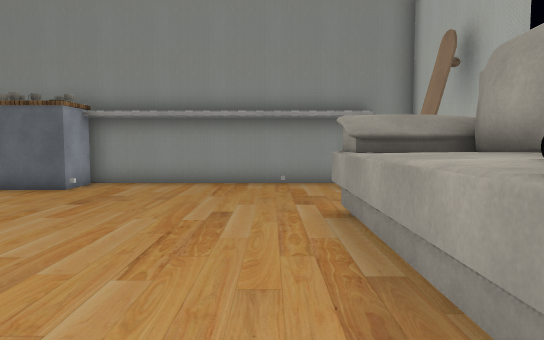
view 1 (above)

18 first-person views from a walk through a Unity game level. The camera is 1.3 m above the floor, tilts 4° down and sees 70° across. The floor is counted in squares, 1 m on a side. Each view is taken from the middle of a square. On the plan, view 1 faces up. The plan holds only what a view shows up to about 16 squares ahead; the rest is blank. The place goes on beyond the plan. The player character is not drawn. Some surface patterns are stand-ins.

view 2
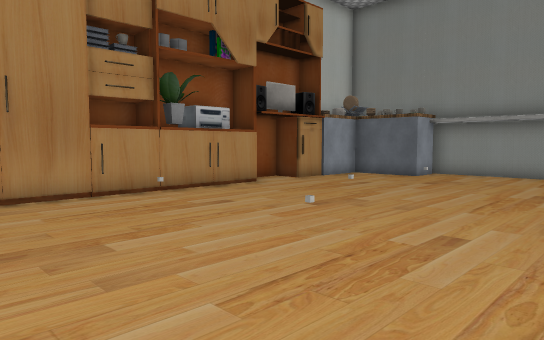

view 3
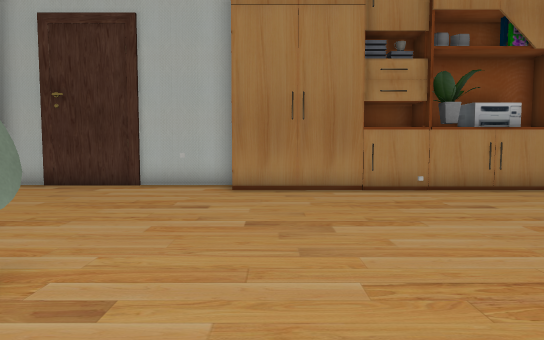

view 4
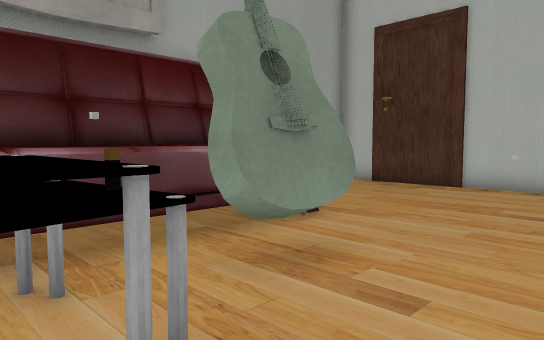

view 5
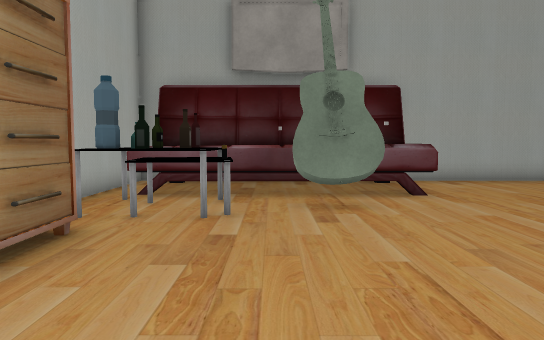

view 6
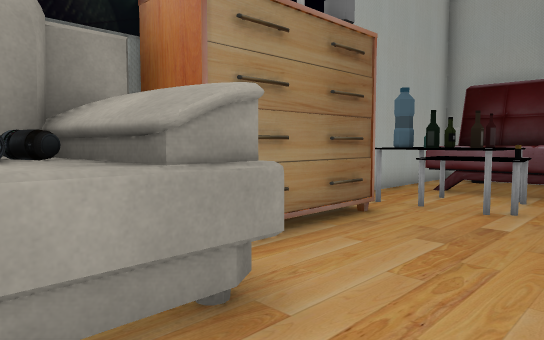

view 7
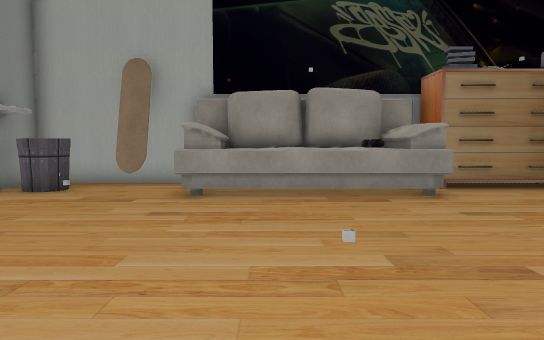

view 8
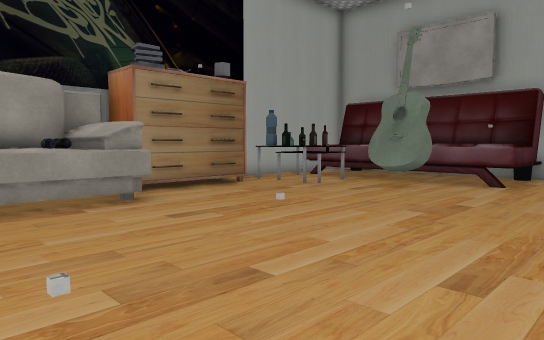

view 9
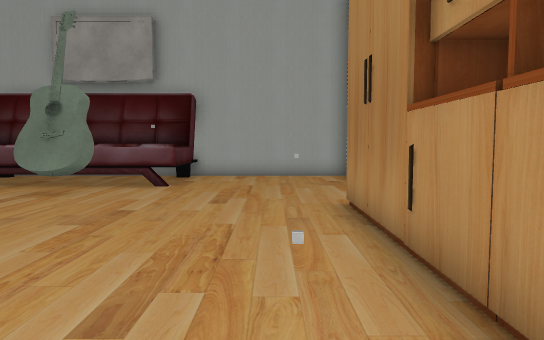

view 10
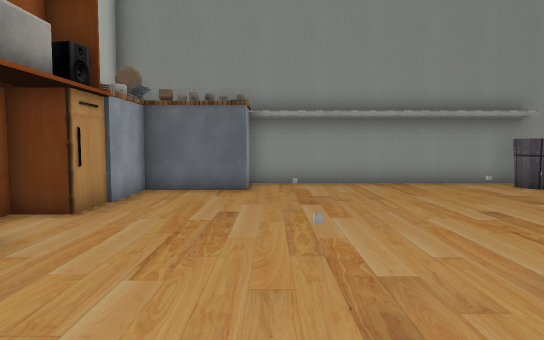

view 11
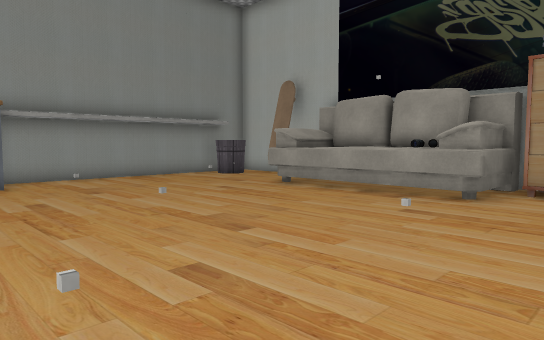

view 12
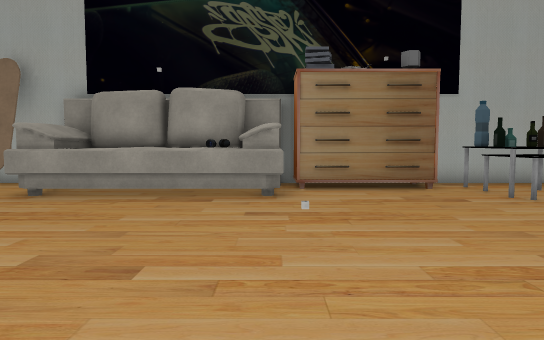

view 13
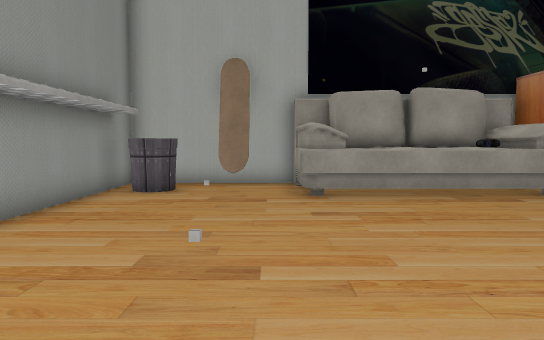

view 14
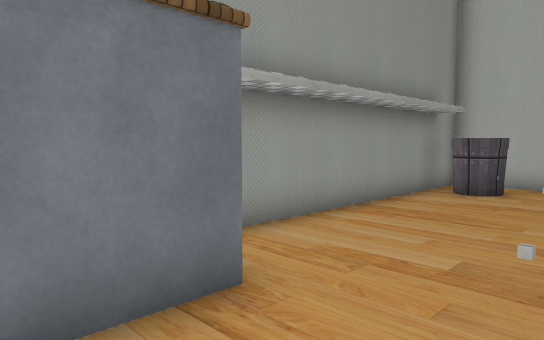

view 15
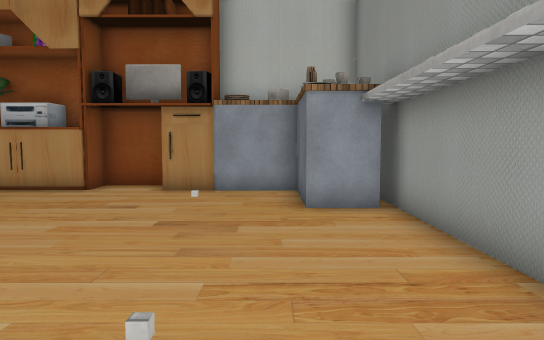

view 16
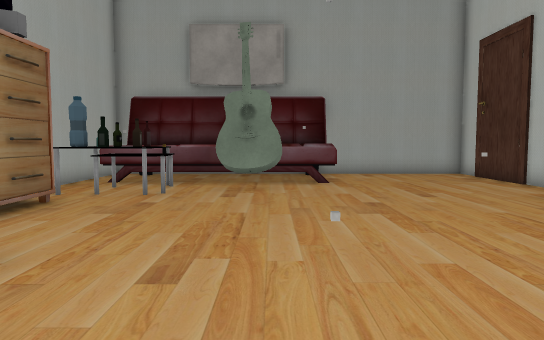

view 17
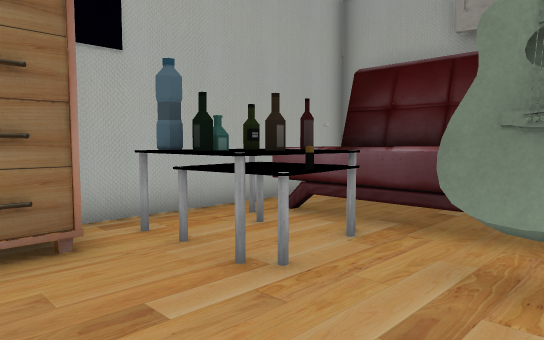

view 18
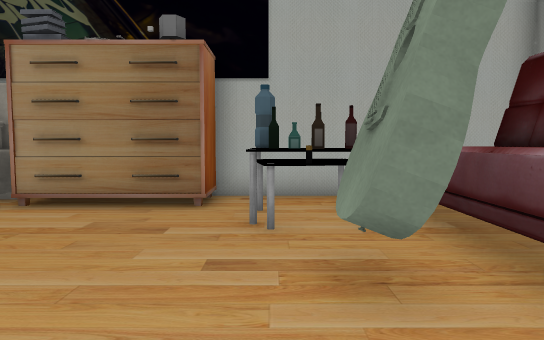

### Floor plan
Points are (right, up) in squares from view 1. A wall is a line through its corners. A room is listed if a view was taken in it or the views show most of it. See-through windows are left out.
Room 1 (views 1, 2, 3, 4, 5, 6, 7, 8, 9, 10, 11, 12, 13, 14, 15, 16, 17, 18)
walls: (4.5, 0.2) (4.5, 0.9); (-9.9, -4.1) (-9.9, -11.3) (-4.5, -11.3); (-9.8, 7) (-9.8, 4.9); (4.5, 7.2) (4.5, 12.5) (-7, 12.5); (-9.9, -7) (-9.8, -7.5); (-5.7, 11.5) (-5.7, 10.7) (-8.5, 10.7) (-8.5, 8.4); (4.5, -11.3) (4.5, -3.6)
objects: other object (-9, -3) to (-9, -1); other object (-9, 0) to (-9, 1); other object (-9, 2) to (-9, 4); other object (-9, 5); other object (-9, 7) to (-9, 8); other object (-4, -11) to (4, -8); guitar (-2, -6) to (-1, -6); table (1, -7); battery (1, -6); table (1, -5); other object (1, 1) to (4, 7); table (2, -7) to (3, -6); bottle (2, -6); bottle (2, -5); other object (2, 2); other object (2, 3); bin (2, 11) to (3, 11); bottle (3, -5); other object (3, -4) to (4, 0); other object (3, 9) to (4, 9)

Where each view was taken, in squares from view 1:
view 1: 0 up, 0 right, facing up
view 2: 4 down, 1 right, facing up-left
view 3: 3 down, 2 right, facing left
view 4: 3 down, 2 right, facing down-left
view 5: 2 up, 0 right, facing down
view 6: 3 up, 1 left, facing down-right
view 7: 5 up, 8 left, facing right
view 8: 5 up, 7 left, facing down-right
view 9: 4 up, 7 left, facing down
view 10: 0 up, 5 left, facing up
view 11: 2 down, 8 left, facing up-right
view 12: 1 up, 8 left, facing right
view 13: 8 up, 8 left, facing right
view 14: 8 up, 8 left, facing up-right
view 15: 10 up, 2 right, facing left
view 16: 5 up, 2 left, facing down
view 17: 2 down, 2 left, facing down-right
view 18: 5 down, 5 left, facing right
